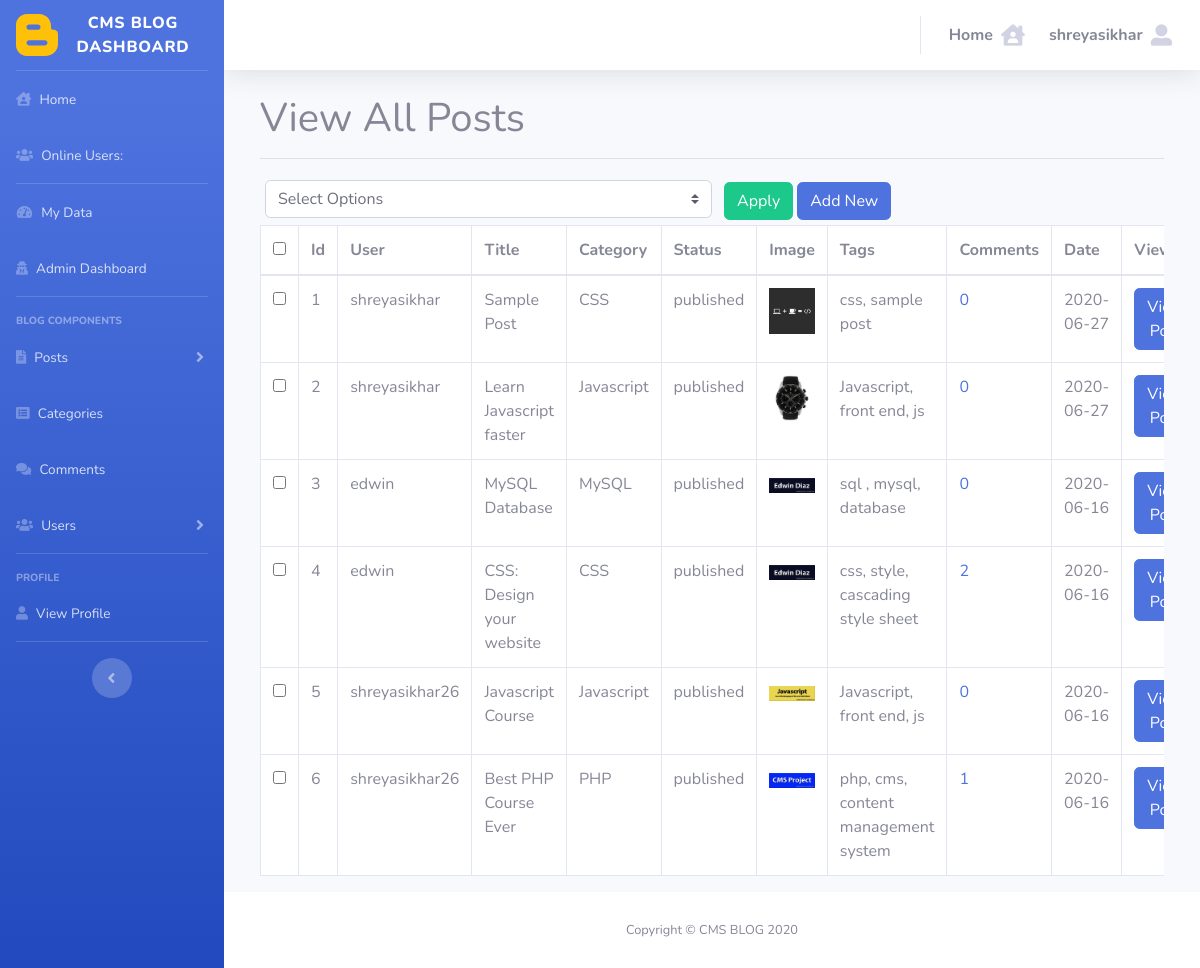
Screenshot of /admin/posts.php (signed in) with the database file from the repository.
### tables this page shows
CREATE TABLE `posts` (
  `post_id` int NOT NULL,
  `post_category_id` int NOT NULL,
  `user_id` int NOT NULL,
  `post_title` varchar(255) NOT NULL,
  `post_author` varchar(255) DEFAULT NULL,
  `post_user` varchar(255) NOT NULL,
  `post_date` date NOT NULL,
  `post_image` text NOT NULL,
  `post_content` text NOT NULL,
  `post_tags` varchar(255) NOT NULL,
  `post_comment_count` int NOT NULL DEFAULT '0',
  `post_status` varchar(255) NOT NULL DEFAULT 'draft',
  `post_views_count` int NOT NULL DEFAULT '0',
  `likes` int DEFAULT '0'
);

CREATE TABLE `categories` (
  `cat_id` int NOT NULL,
  `user_id` int NOT NULL,
  `cat_title` varchar(255) NOT NULL
);

### admin/functions.php (called while the page is built, shortened)
<?php
    function query($query)
    {
        global $connection;
        $result = mysqli_query($connection, $query);
        return $result;
    }
    function fetchRecords($result)
    {
        return mysqli_fetch_array($result);
    }
    function recordCount($table)
    {
        if(is_admin()):
            $queryResult = query("select * from ". $table);
        else:
            $queryResult = query("select * from ". $table ." where user_id={$_SESSION['user_id']}");
        endif;
        $result = mysqli_num_rows($queryResult);
        if(isset($result))
        {
            return $result;
        }
        else
        {
            return 0;
        }
    }
    function is_admin()
    {
        if(isLoggedIn())
        {
            $username = $_SESSION['username'];
            $result = query("select user_role from users where username = '{$username}'");
            $row = fetchRecords($result);
            if($row['user_role'] == "admin")
            {
                return true;
            }
            else
            {
                return false;
            }
        }
        return false;
    }
    function isLoggedIn()
    {
        if(isset($_SESSION['user_role']))
        {
            return true;
        }
        return false;
    }
            ?>

### admin/includes/view_all_posts.php (the view, shortened to what this page needs)
<?php
$count = recordCount('posts');
if($count == 0)
{
    echo "<h1 class='text-center'>No posts available</h1>";
}
else
{
?>
<div class="container">
    <h1>View All Posts</h1><hr/>
    <form method="post" action="">
    <div class="table-responsive">
        <table class="table table-bordered table-hover" style="background-color:#fff;">
            <div class="row" style="margin:5px">
                <div id="bulkOptionsContainer" style='padding:0px' class="col-lg-6 col-md-6 col-sm-6 col-xs-6">
                    <select class="form-control custom-select" name="bulk_options">
                        <option value="">Select Options</option>
                    </select>
                </div>
                <div class="col-lg-6 col-md-6 col-sm-6 col-xs-6" style="margin-top:2px;">
                    <input type="submit" name="submit" class="btn btn-success" value="Apply">
                    <a href="posts.php?source=add_post" class="btn btn-primary">Add New</a>
                </div>
            </div>
            <thead>
                <tr>
                    <th><input id='selectAllBoxes' type='checkbox'></th>
                    <th>Id</th>
                    <th>User</th>
                    <th>Title</th>
                    <th>Category</th>
                    <th>Status</th>
                    <th>Image</th>
                    <th>Tags</th>
                    <th>Comments</th>
                    <th>Date</th>
                    <th>View</th>
                </tr>
            </thead>
            <tbody>
            <?php
                if(is_admin())
                {
                    $posts = "SELECT posts.post_id, posts.post_author, posts.post_user, posts.post_title, posts.post_category_id, posts.post_status, posts.post_image, ";
                    $posts .= "posts.post_tags, posts.post_comment_count, posts.post_date, posts.post_views_count, categories.cat_id, categories.cat_title ";
                    $posts .= "from posts ";
                    $posts .= "left join categories on posts.post_category_id = categories.cat_id order by post_id desc";
                }
                $posts_result = mysqli_query($connection, $posts);
                $counter=1;
                while($row = mysqli_fetch_assoc($posts_result))
                {
                    $post_id = $row['post_id'];
                    $post_author = $row['post_author'];
                    $post_user = $row['post_user'];
                    $post_title = $row['post_title'];
                    $post_status = $row['post_status'];
                    $post_image = $row['post_image'];
                    $post_tags = $row['post_tags'];
                    $post_date = $row['post_date'];
                    $cat_title = $row['cat_title'];
                    echo "<tr>";
            ?>
                    <td><input class='checkBoxes' type='checkbox' name='checkBoxArray[]' value='<?php echo $post_id; ?>'></td>
            <?php
                    echo "<td>{$counter}</td>";
                    if(!empty($post_user))
                    {
                        echo "<td>{$post_user}</td>";
                    }
                    else if(!empty($post_author))
                    {
                        echo "<td>{$post_author}</td>";
                    }
                    echo "<td>{$post_title}</td>";
                    echo "<td>{$cat_title}</td>";
                    echo "<td>{$post_status}</td>";
                    echo "<td><img class='img-fluid' src='../images/{$post_image}' width='100' alt='image'></td>";
                    echo "<td>{$post_tags}</td>";
                    $query = "select comment_id from comments where comment_post_id = $post_id";
                    $comment_count_result = mysqli_query($connection, $query);
                    $comment_count = mysqli_num_rows($comment_count_result);
                    echo "<td><a href='post_comments.php?post_id=$post_id'>{$comment_count}</a></td>";
                    echo "<td>{$post_date}</td>";
                    echo "<td><a class='btn btn-primary' href='../post.php?p_id={$post_id}'>View Post</a></td>";
            ?>
            <?php
                    $counter++;
                }
            ?>
            </tbody>
        </table>
    </div>
    </form>
</div>
<?php
}
?>

### rows the page displays
posts: post_user "shreyasikhar", post_title "Sample Post", categories.cat_title "CSS", post_status "published", post_image (picture), post_tags "css, sample post", comment_count "0", post_date "2020-06-27"
posts: post_user "shreyasikhar", post_title "Learn Javascript faster", categories.cat_title "Javascript", post_status "published", post_image (picture), post_tags "Javascript, front end, js", comment_count "0", post_date "2020-06-27"
posts: post_user "edwin", post_title "MySQL Database", categories.cat_title "MySQL", post_status "published", post_image (picture), post_tags "sql , mysql, database", comment_count "0", post_date "2020-06-16"
posts: post_user "edwin", post_title "CSS: Design your website", categories.cat_title "CSS", post_status "published", post_image (picture), post_tags "css, style, cascading style sheet", comment_count "2", post_date "2020-06-16"
posts: post_user "shreyasikhar26", post_title "Javascript Course", categories.cat_title "Javascript", post_status "published", post_image (picture), post_tags "Javascript, front end, js", comment_count "0", post_date "2020-06-16"
posts: post_user "shreyasikhar26", post_title "Best PHP Course Ever", categories.cat_title "PHP", post_status "published", post_image (picture), post_tags "php, cms, content management system", comment_count "1", post_date "2020-06-16"

### other values shown
get_user_name() "shreyasikhar"
